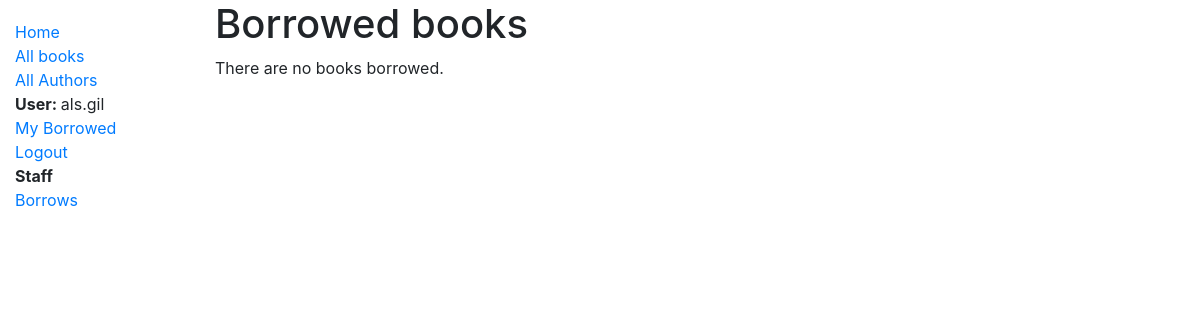
/catalog/borrows/ (signed in), run on an earlier commit of the app's database.
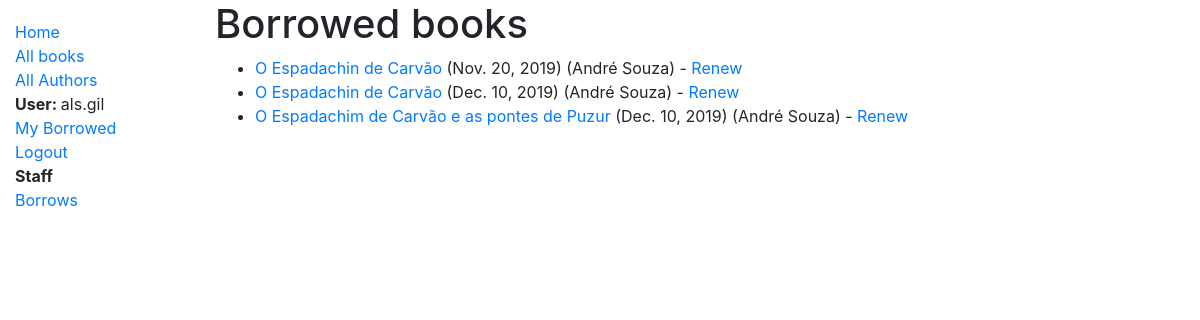
And on a later commit of the database.
### catalog/models.py (models this page shows, shortened)
class BookInstance(models.Model):
    id = models.UUIDField(primary_key=True, default=uuid.uuid4, help_text='Unique ID for this particular book across whole library')
    book = models.ForeignKey('Book', on_delete=models.SET_NULL, null=True)
    imprint = models.CharField(max_length=200)
    due_back = models.DateField(null=True, blank=True)
    LOAN_STATUS = (
        ('m', 'Maintenance'),
        ('o', 'On loan'),
        ('a', 'Available'),
        ('r', 'Reserved'),
    )
    status = models.CharField(
        max_length=1,
        choices=LOAN_STATUS,
        blank=True,
        default='m',
        help_text='Book availability',
    )
    borrower = models.ForeignKey(User, on_delete=models.SET_NULL, null=True, blank=True)
    @property
    def is_overdue(self):
        if self.due_back and date.today() > self.due_back:
            return True
        return False
    class Meta:
        ordering = ['due_back']
        permissions = (("can_mark_returned", "Set book as returned"),)

class Book(models.Model):
    title = models.CharField(max_length=200)
    author = models.ForeignKey('Author', on_delete=models.SET_NULL, null=True)
    summary = models.TextField(max_length=1000, help_text='Enter a brief description of the book')
    isbn = models.CharField('ISBN', max_length=13, help_text='13 Character <a href="https://www.isbn-international.org/content/what-isbn">ISBN number</a>')
    genre = models.ManyToManyField(Genre, help_text='Select a genre for this book')
    language = models.ForeignKey('Language', on_delete=models.SET_NULL, null=True)

### catalog/views.py (the view)
# urls.py: path('borrows/', views.BorrowsListView.as_view(), name='borrows'),
class BorrowsListView(LoginRequiredMixin,generic.ListView):
    login_url = '/accounts/login/'
    model = BookInstance
    template_name ='catalog/borrows.html'
    paginate_by = 10
    def get_queryset(self):
        return BookInstance.objects.filter(status__exact='o').order_by('due_back')

### catalog/templates/catalog/borrows.html
{% extends "base_generic.html" %}
{% block content %}
    <h1>Borrowed books</h1>
    {% if bookinstance_list %}
    <ul>
      {% for b in bookinstance_list %}
      <li class="{% if b.is_overdue %}text-danger{% endif %}">
        <a href="{% url 'book-detail' b.book.pk %}">{{b.book.title}}</a> ({{ b.due_back }}) ({{b.borrower.first_name}} {{b.borrower.last_name}})
        {% if perms.catalog.can_mark_returned %}- <a href="{% url 'renew-book-librarian' b.id %}">Renew</a>  {% endif %}
      </li>
      {% endfor %}
    </ul>
    {% else %}
      <p>There are no books borrowed.</p>
    {% endif %}
{% endblock %}

What changed in the data, as far as the page shows it:
now on this page (row edited): BookInstance: book "O Espadachin de Carvão", due_back "Nov. 20, 2019", borrower.first_name "André", borrower.last_name "Souza"
now on this page (row edited): BookInstance: book "O Espadachin de Carvão", due_back "Dec. 10, 2019", borrower.first_name "André", borrower.last_name "Souza"
now on this page (row edited): BookInstance: book "O Espadachim de Carvão e as pontes de Puzur", due_back "Dec. 10, 2019", borrower.first_name "André", borrower.last_name "Souza"
Also different on the page:
text no longer shown: "There are no books borrowed."
